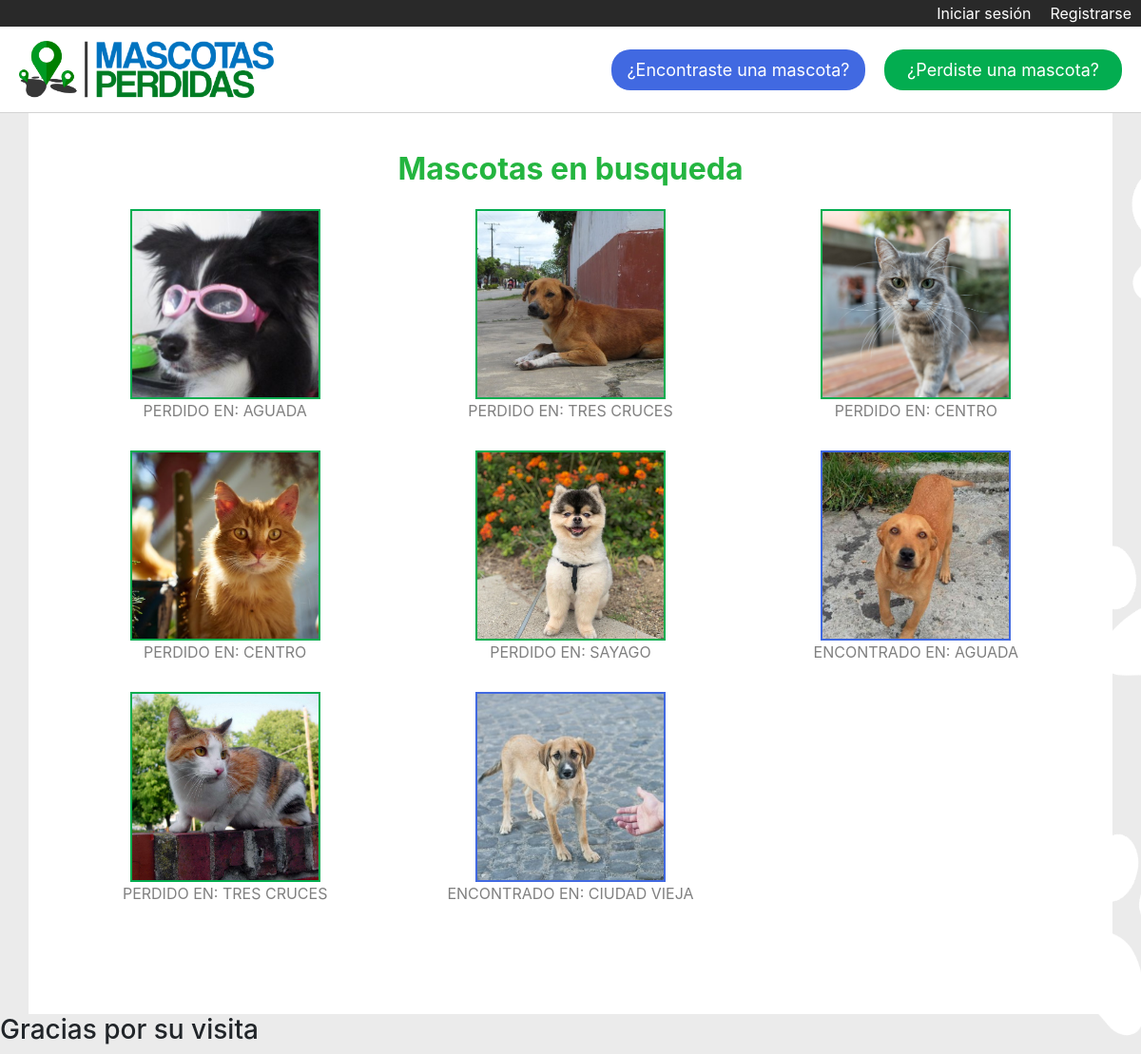
/, run on an earlier commit of the app's database.
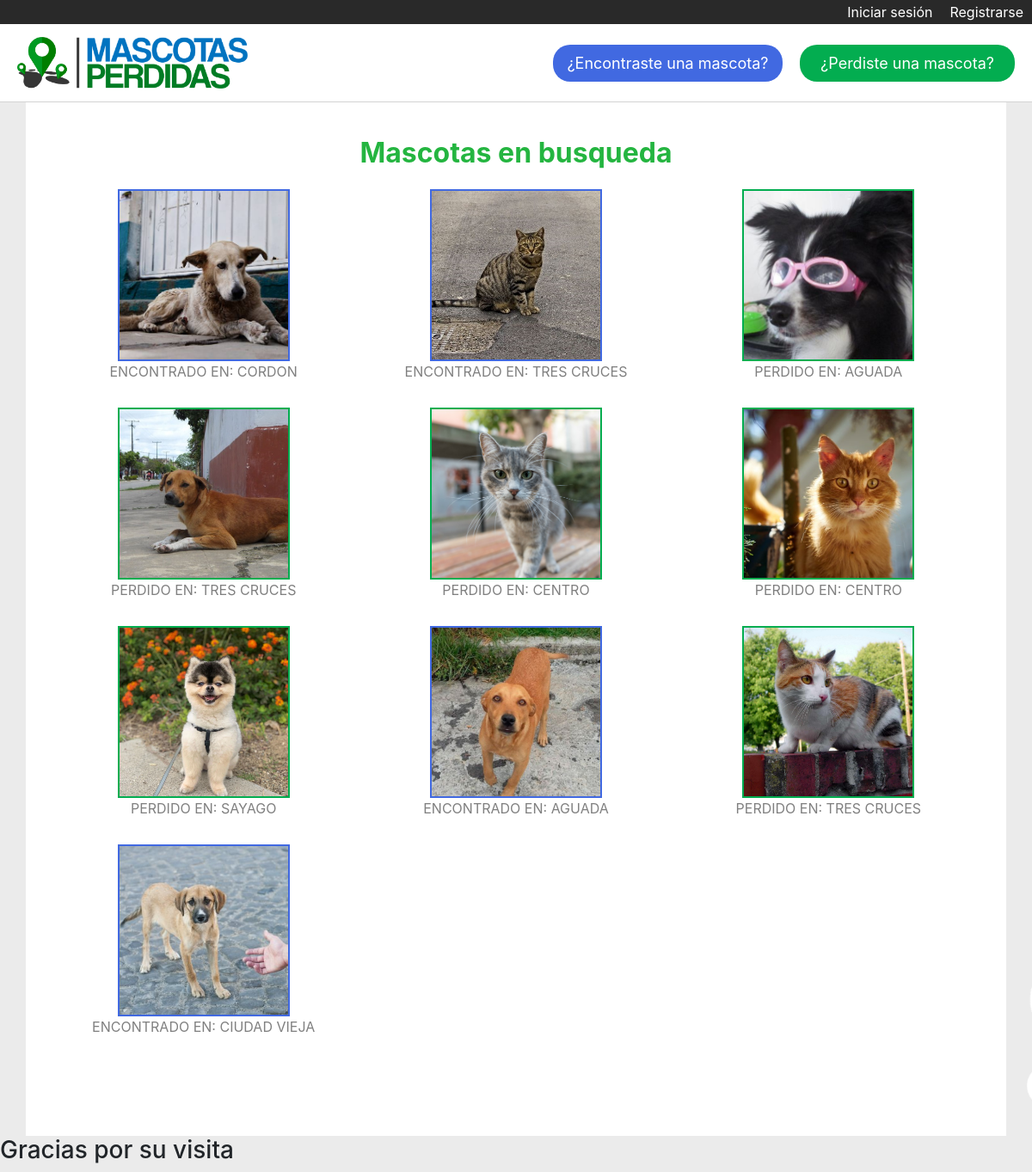
And on a later commit of the database.
### Mascotas/models.py (models this page shows)
class MascotaPerdida(models.Model):
    estado = models.CharField(max_length=40)
    imagen = models.ImageField(null=True, blank=True)  # <---- NO SACAR EL NULL NI EL BLANK QUE SE ROMPE LA BBDD
    barrio = models.ForeignKey(Barrio, on_delete=models.CASCADE)
    tipo = models.ForeignKey(Tipo, on_delete=models.CASCADE)
    raza = models.ForeignKey(Raza, on_delete=models.CASCADE)
    fecha = models.DateField()
    nombre = models.CharField(max_length=40)
    mail = models.EmailField()
    telefono = models.IntegerField()
    descripcion = models.TextField()

class Barrio(models.Model):
    lugar = models.CharField(max_length=40)  # <---- Para indicar el barrio donde se perdio
    def __str__(self):
        return self.lugar

### Mascotasperdidas/views.py (the view)
# urls.py: path('', home, name="home"),
def home(request):
    mascotas = MascotaPerdida.objects.order_by('-id')                       # <---- mostrar ultimos anuncios al principio
    data = {
        'mascotas':mascotas
    }
    return render(request, 'home.html', data)

### Mascotasperdidas/templates/home.html (shortened to what this page needs)
{% extends 'base.html' %}
    {% block contenido %}
    <div class="white">
        <div class="container" id="fh5co-features">
            <div class="heading animate-box"><h2><b><span class="nav-brand">Mascotas en busqueda</span></b></h2></div>
            <div class="row">
                {% for m in mascotas %}
                    {% if m.imagen %}
                    <div class="col-sm-4 animate-box">
                        <div class="bordery">
                            <figure id= "fotos">
                                <a href="{% url 'ver_publicacion' m.id %}">
                                    {% if m.estado == 'PERDIDO' %}
                                        <img src="{{ m.imagen.url }}" alt="" class="imagenes_perdido">
                                    {% else %}
                                        <img src="{{ m.imagen.url }}" alt="" class="imagenes_encontrado">
                                    {% endif %}
                                </a>
                                <figcaption class="features" aria-hidden="true">{{ m.estado }} EN: {{ m.barrio }}</figcaption>
                            </figure>
                        </div>
                    </div>
                    {% endif %}
                {% endfor %}
            </div>
        </div>
    </div>
    {% endblock %}

### Mascotasperdidas/templates/base.html (shortened to what this page needs)
{% load static %}
<!DOCTYPE html>
<html lang="es">
<head>
    <link rel="stylesheet" href="https://stackpath.bootstrapcdn.com/bootstrap/4.4.1/css/bootstrap.min.css">
    <link rel="stylesheet" href="{% static 'css/style.css' %}">
</head>
<body>
    <div id="login_logout">
        {% if user.is_authenticated %}
            <a href="{% url 'logout' %}">Cerrar sesión</a>
            <a href="{% url 'listado_publicaciones' %}">Mis publicaciones</a>
            <a href="#">Usuario: {{ user.username }}</a>
        {% else %}
            <a href="{% url 'registro_usuario' %}">Registrarse</a>
            <a href="{% url 'login' %}">Iniciar sesión</a>
        {% endif %}
    </div>
    <header id="header_principal">
        <figure id="logotipo">
            <a href="{% url 'home' %}">
                <img src="{% static 'img/Logo.png' %} "alt="logo" height="60px">
            </a>
        </figure>
        <div id="encontrado_perdido">
            <a href="{% url 'nuevo_ingreso_encontrado' %}" id="boton_encontrada">¿Encontraste una mascota?</a>
            <a href="{% url 'nuevo_ingreso_perdido' %}" id="boton_perdida">¿Perdiste una mascota?</a>
        </div>
    </header>
    <section class="container">
        {% block contenido %}
        {% endblock %}
    </section>
    <h3>
        Gracias por su visita
    </h3>
</body>
</html>

### Mascotasperdidas/static/css/style.css (style rules this page uses)
body { background: url('/static/img/background.png') no-repeat center center fixed; background-size: cover; }
#login_logout { background-color: rgb(41, 41, 41); overflow: hidden; }
#login_logout > a { display: inline-block; padding: 2px 10px 0px 10px; color: white; text-decoration: none; border-bottom: rgb(41, 41, 41) 2px solid; float: right; }
#header_principal { padding: 15px 20px; background-color: white; border-bottom: lightgray 1px solid; overflow: hidden; position: sticky; top: 0; z-index: 1; }
#logotipo { margin: 0; float: left; }
#encontrado_perdido { display: inline-block; float: right; position: relative; top: 9px; }
#boton_encontrada { display: inline-block; padding: 8px 16px; text-decoration: none; color: white; font-size: 18px; border-radius: 20px; min-width: 250px; text-align: center; background-color: royalblue; margin-right: 16px; }
#boton_perdida { display: inline-block; padding: 8px 16px; text-decoration: none; color: white; font-size: 18px; border-radius: 20px; min-width: 250px; text-align: center; background-color: rgb(3, 173, 80); }
.container { background-color: white; padding: 20px 20px 50px 20px; }
#fotos { margin: 5px; padding: 5px; }
#fotos > figcaption { margin: 0; padding: 0; display: inline-block; }
#fotos > a { margin: 0; padding: 0; display: inline-block; }
.imagenes_perdido { display: inline-block; position: relative; object-fit: cover; width:200px; height:200px; transform: scale(1); border: rgb(3, 173, 80) 2px solid; transition: ease 0.1s 0.1s; }
.imagenes_encontrado { display: inline-block; position: relative; object-fit: cover; width:200px; height:200px; transform: scale(1); border: royalblue 2px solid; transition: ease 0.1s 0.1s; }
.white { text-align: center; }
.heading { color: #24b540; font-weight: bold; text-align: center; }
.features { color: gray; padding: 10px 0px; }
.bordery { padding: 5px; position: relative; }

What changed in the data, as far as the page shows it:
added MascotaPerdida: imagen (picture), estado "ENCONTRADO", barrio "CORDON"
added MascotaPerdida: imagen (picture), estado "ENCONTRADO", barrio "TRES CRUCES"
